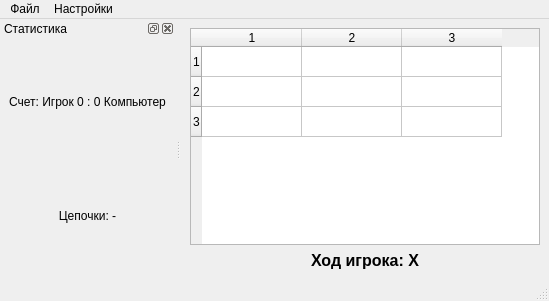
<?xml version="1.0" encoding="UTF-8"?>
<ui version="4.0">
 <class>MainWindow</class>
 <widget class="QMainWindow" name="MainWindow">
  <property name="geometry">
   <rect>
    <x>0</x>
    <y>0</y>
    <width>549</width>
    <height>301</height>
   </rect>
  </property>
  <property name="windowTitle">
   <string>Крестики-нолики 3x3</string>
  </property>
  <widget class="QWidget" name="centralwidget">
   <layout class="QVBoxLayout" name="verticalLayout">
    <item>
     <widget class="QTableWidget" name="gameTable">
      <property name="verticalScrollBarPolicy">
       <enum>Qt::ScrollBarAlwaysOff</enum>
      </property>
      <property name="horizontalScrollBarPolicy">
       <enum>Qt::ScrollBarAlwaysOff</enum>
      </property>
      <property name="editTriggers">
       <set>QAbstractItemView::NoEditTriggers</set>
      </property>
      <property name="selectionMode">
       <enum>QAbstractItemView::NoSelection</enum>
      </property>
      <property name="rowCount">
       <number>3</number>
      </property>
      <property name="columnCount">
       <number>3</number>
      </property>
      <row/>
      <row/>
      <row/>
      <column/>
      <column/>
      <column/>
     </widget>
    </item>
    <item>
     <widget class="QLabel" name="turnLabel">
      <property name="font">
       <font>
        <pointsize>12</pointsize>
        <bold>true</bold>
       </font>
      </property>
      <property name="text">
       <string>Ход игрока: X</string>
      </property>
      <property name="alignment">
       <set>Qt::AlignCenter</set>
      </property>
     </widget>
    </item>
   </layout>
  </widget>
  <widget class="QDockWidget" name="dockWidgetStats">
   <property name="windowTitle">
    <string>Статистика</string>
   </property>
   <attribute name="dockWidgetArea">
    <number>1</number>
   </attribute>
   <widget class="QWidget" name="dockWidgetContents">
    <layout class="QVBoxLayout" name="verticalLayoutDock">
     <item>
      <widget class="QLabel" name="scoreLabel">
       <property name="text">
        <string>Счет: Игрок 0 : 0 Компьютер</string>
       </property>
       <property name="alignment">
        <set>Qt::AlignCenter</set>
       </property>
      </widget>
     </item>
     <item>
      <widget class="QLabel" name="chainLabel">
       <property name="text">
        <string>Цепочки: -</string>
       </property>
       <property name="alignment">
        <set>Qt::AlignCenter</set>
       </property>
      </widget>
     </item>
    </layout>
   </widget>
  </widget>
  <widget class="QMenuBar" name="menubar">
   <property name="geometry">
    <rect>
     <x>0</x>
     <y>0</y>
     <width>549</width>
     <height>23</height>
    </rect>
   </property>
   <widget class="QMenu" name="menuFile">
    <property name="title">
     <string>Файл</string>
    </property>
    <addaction name="actionNewGame"/>
    <addaction name="actionExit"/>
   </widget>
   <widget class="QMenu" name="menuSettings">
    <property name="title">
     <string>Настройки</string>
    </property>
    <addaction name="actionPlay_X"/>
    <addaction name="actionPlay_O"/>
   </widget>
   <addaction name="menuFile"/>
   <addaction name="menuSettings"/>
  </widget>
  <widget class="QStatusBar" name="statusbar"/>
  <action name="actionNewGame">
   <property name="text">
    <string>Новый раунд</string>
   </property>
  </action>
  <action name="actionExit">
   <property name="text">
    <string>Выход</string>
   </property>
  </action>
  <action name="actionPlay_X">
   <property name="checkable">
    <bool>true</bool>
   </property>
   <property name="checked">
    <bool>true</bool>
   </property>
   <property name="text">
    <string>Играю крестиком</string>
   </property>
  </action>
  <action name="actionPlay_O">
   <property name="checkable">
    <bool>true</bool>
   </property>
   <property name="text">
    <string>Играю ноликом</string>
   </property>
  </action>
 </widget>
 <resources/>
 <connections/>
</ui>
